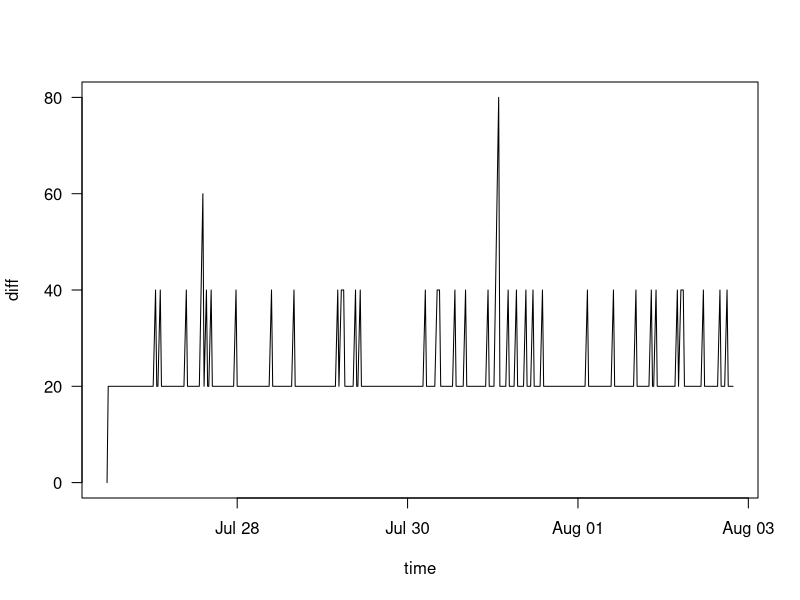
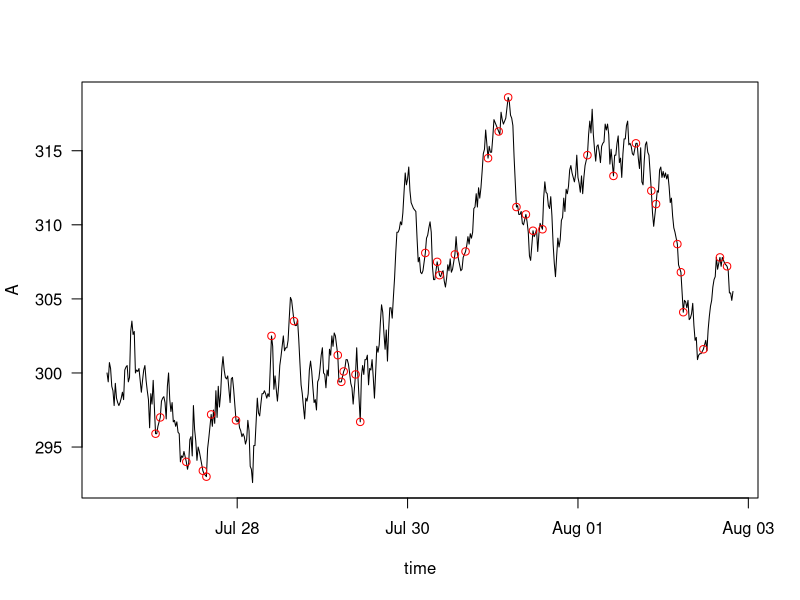
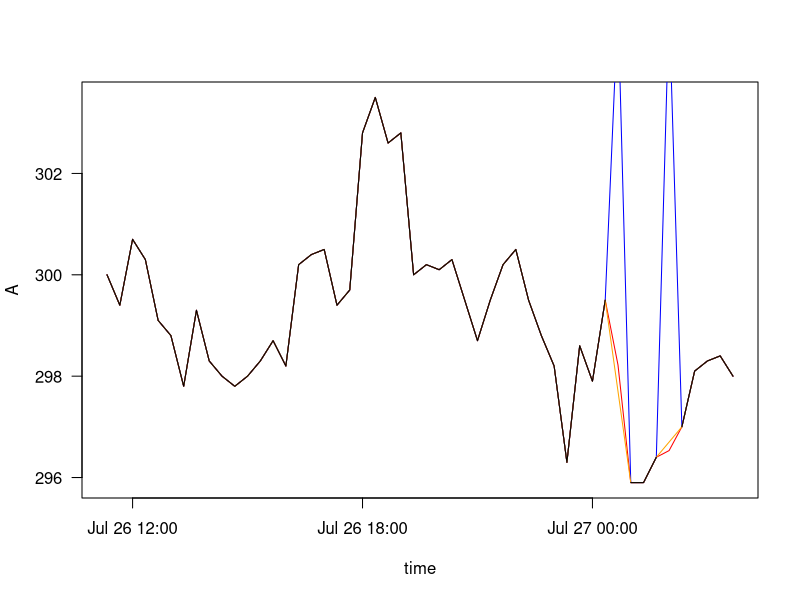

The R script that drew these images, in order:
# time series - missing entries
# Berry Boessenkool, June 2023, berry-b@gmx.de

# fake data:
values <- c("2023-07-26 11:20", "2023-08-02 19:40")
values <- strptime(values, "%F %H:%M")
values <- seq(values[1], values[2], by="20 min")
values <- data.frame(time=values)
values$A <- round(300+cumsum(rnorm(530)),1)
values$B <- round( 20*cumsum(rnorm(530)),0)
values <- values[-sample(1:530, 40), ] # fake gaps

# time differences:
values$diff <- c(0, diff(values$time))
View(values[order(values$diff,decreasing=TRUE),])

# Visualize gaps:
plot(diff~time, data=values, type="l", las=1)
plot(A~time, data=values, type="l", las=1)
points(A~time, data=values[values$diff>20,], col="red")

# completize time series:
allvalues <- seq(values$time[1], tail(values$time,1), by="20 min")
allvalues <- data.frame(time=allvalues)
allvalues <- merge(allvalues, values, all.x=TRUE)
allvalues$diff <- NULL # now obsolete (and wrong)
rm(values) # if no longer needed, remove this for a clean workspace
# to avoid accidentally accessing it later...

# impute missing values:
# in lieu of complex proper methods, here are some quick options:
if(!requireNamespace("zoo", quietly=TRUE)) install.packages("zoo")
allvalues$A_linear  <- zoo::na.approx   (allvalues$A) # interpolation
allvalues$A_spline  <- zoo::na.spline   (allvalues$A)
allvalues$A_last    <- zoo::na.locf     (allvalues$A)
allvalues$A_mean    <- zoo::na.fill     (allvalues$A, mean(allvalues$A,na.rm=TRUE))
allvalues$A_median  <- zoo::na.aggregate(allvalues$A, FUN=median)
# na.aggregate does the same as na.fill here, with less code + more options

plot(A~time, data=head(allvalues,50), type="l", las=1)
lines(A_spline~time, data=head(allvalues,50), col="red")
lines(A_mean~time,   data=head(allvalues,50), col="blue")
lines(A_linear~time, data=head(allvalues,50), col="orange")
lines(A~time, data=head(allvalues,50))

# Often, simple linear interpolation is the best of these options in my opinion.
# If anyhow possible, work with methods that can handle NAs and skip imputation.
# Only the black line is truth!
# In real life, if at all, more complex imputation may be needed.
# this is a failing starting point: zoo::na.StructTS(zoo::read.zoo(allvalues))

# Please do not linearly interpolate daily rainfall over 3 months.
# Annual sums will be way too high.
# Looking at you, Austrian weather service...

